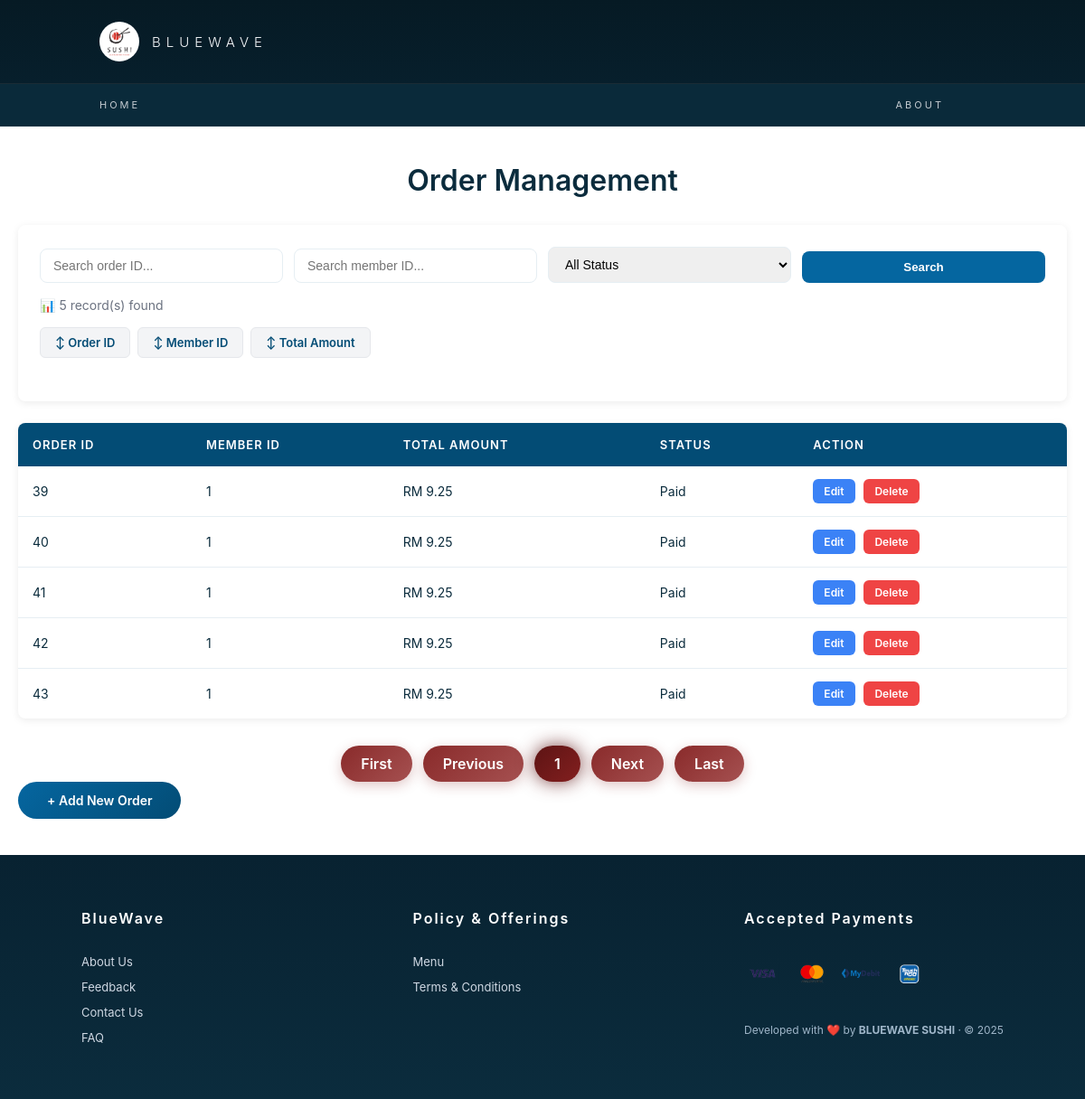
Page /app/staff/order.php on the committed database.
### tables this page shows
CREATE TABLE `orders` (
  `o_id` int(11) NOT NULL,
  `id` int(11) NOT NULL,
  `total_amount` decimal(10,2) DEFAULT NULL,
  `status` enum('Pending','Paid','Shipped','Completed','Cancelled') DEFAULT 'Pending'
);

### app/staff/order.php (the view, shortened to what this page needs)
<?php
require '_base.php';
require '_pager.php';
$o_id = $_GET['o_id'] ?? '';
$id = $_GET['id'] ?? '';
$status = $_GET['status'] ?? 'All';
$page = $_GET['page'] ?? 1;
$sort_by = $_GET['sort_by'] ?? 'o_id';
$sort_order = $_GET['sort_order'] ?? 'ASC';
$sql = 'SELECT * FROM orders WHERE 1';
$params = [];
$sql .= " ORDER BY $sort_by $sort_order";
$pager = new pager($sql, $params, 5, $page);
?>
<?php include '_head.php'; ?>
<div class="order-page">
    <h1>Order Management</h1>
    <div class="filter-section">
        <form method="get" class="filter-form">
            <input type="text" name="o_id" placeholder="Search order ID..." value="<?= htmlspecialchars($o_id) ?>">
            <input type="text" name="id" placeholder="Search member ID..." value="<?= htmlspecialchars($id) ?>">
            <select name="status">
                <option value="All" <?= $status == 'All' ? 'selected' : '' ?>>All Status</option>
            </select>
            <button type="submit">Search</button>
        </form>
        <p class="record-count">📊 <?= $pager->item_count ?> record(s) found</p>
        <div class="sort-buttons">
            <a href="?<?= http_build_query(array_merge($_GET, ['sort_by' => 'o_id', 'sort_order' => $sort_order == 'ASC' ? 'DESC' : 'ASC', 'page' => 1])) ?>" class="sort-btn">↕ Order ID</a>
            <a href="?<?= http_build_query(array_merge($_GET, ['sort_by' => 'id', 'sort_order' => $sort_order == 'ASC' ? 'DESC' : 'ASC', 'page' => 1])) ?>" class="sort-btn">↕ Member ID</a>
            <a href="?<?= http_build_query(array_merge($_GET, ['sort_by' => 'total_amount', 'sort_order' => $sort_order == 'ASC' ? 'DESC' : 'ASC', 'page' => 1])) ?>" class="sort-btn">↕ Total Amount</a>
        </div>
    </div>
    <table class="order-table">
        <thead>
            <tr>
                <th>ORDER ID</th>
                <th>MEMBER ID</th>
                <th>TOTAL AMOUNT</th>
                <th>STATUS</th>
                <th>ACTION</th>
            </tr>
        </thead>
        <tbody>
            <?php foreach ($pager->result as $s): ?>
            <tr>
                <td><?= htmlspecialchars($s->o_id) ?></td>
                <td><?= htmlspecialchars($s->id) ?></td>
                <td>RM <?= htmlspecialchars(number_format($s->total_amount, 2)) ?></td>
                <td><?= htmlspecialchars($s->status) ?></td>
                <td>
                    <a href="order_edit.php?edit_id=<?= urlencode($s->o_id) ?>" class="action-btn btn-edit">Edit</a>
                    <a href="?delete_id=<?= urlencode($s->o_id) ?>" class="action-btn btn-delete" onclick="return confirm('Are you sure you want to delete this order?')">Delete</a>
                </td>
            </tr>
            <?php endforeach ?>
        </tbody>
    </table>
    <a href="order_edit.php" class="add-button">+ Add New Order</a>
</div>
<?php include '../footer.php'; ?>

### app/css/app.css (style rules this page uses)
* { margin: 0; padding: 0; box-sizing: border-box; }
body { margin: 0; }
body { font-family: 'Inter', sans-serif; }

### app/staff/order.php (style rules this page uses)
.order-page { max-width: 1400px; margin: 40px auto; padding: 0 20px; }
.order-page h1 { text-align: center; margin-bottom: 30px; font-size: 32px; color: #0b2c3d; font-weight: 600; }
.filter-section { background: #fff; padding: 24px; border-radius: 8px; box-shadow: 0 2px 8px rgba(0,0,0,0.08); margin-bottom: 24px; }
.filter-form { display: grid; grid-template-columns: repeat(auto-fit, minmax(200px, 1fr)); gap: 12px; margin-bottom: 16px; align-items: end; }
.filter-form input, .filter-form select { padding: 10px 14px; border: 1px solid #e6eef3; border-radius: 8px; font-size: 14px; }
.filter-form button { background: #0566a0; color: white; border: none; padding: 10px 24px; border-radius: 8px; cursor: pointer; font-weight: 600; transition: 0.2s; }
.record-count { color: #6b7280; font-size: 14px; margin-bottom: 16px; }
.sort-buttons { display: flex; gap: 8px; margin-bottom: 24px; flex-wrap: wrap; }
.sort-btn { background: #f3f4f6; color: #034c75; border: 1px solid #e5e7eb; padding: 8px 16px; border-radius: 6px; cursor: pointer; font-size: 13px; font-weight: 600; transition: 0.2s; text-decoration: none; }
.order-table { width: 100%; border-collapse: collapse; background: #fff; border-radius: 8px; overflow: hidden; box-shadow: 0 2px 8px rgba(0,0,0,0.08); margin-bottom: 24px; }
.order-table th { background: #034c75; color: white; padding: 16px; text-align: left; font-weight: 600; font-size: 13px; letter-spacing: 1px; }
.order-table td { padding: 14px 16px; border-bottom: 1px solid #e6eef3; color: #0b2c3d; font-size: 14px; }
.order-table tbody tr:last-child td { border-bottom: none; }
.action-btn { display: inline-block; padding: 6px 12px; border-radius: 6px; font-size: 12px; font-weight: 600; cursor: pointer; margin-right: 6px; text-decoration: none; transition: 0.2s; }
.btn-edit { background: #3b82f6; color: white; }
.btn-delete { background: #ef4444; color: white; }
.add-button { background: linear-gradient(135deg, #0566a0, #034c75); color: white; border: none; padding: 12px 32px; border-radius: 999px; font-size: 14px; font-weight: 600; cursor: pointer; text-decoration: none; display: inline-block; transition: 0.3s; }

### rows in the picture
orders: o_id "39", id "1", total_amount "9.25", status "Paid"
orders: o_id "40", id "1", total_amount "9.25", status "Paid"
orders: o_id "41", id "1", total_amount "9.25", status "Paid"
orders: o_id "42", id "1", total_amount "9.25", status "Paid"
orders: o_id "43", id "1", total_amount "9.25", status "Paid"

### other values in the picture
$pager->item_count "5"
